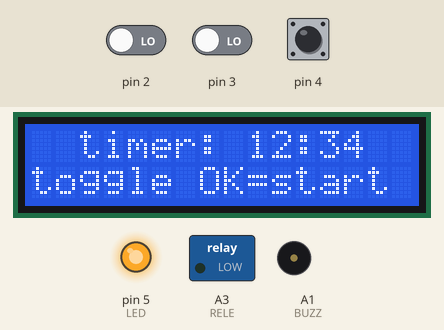
Simulated run of this sketch. Board: Arduino Uno, built with avr-gcc and run on an emulated ATmega328P. Parts: 16×2 character LCD, switched loads named in the sketch (green lamp = pin HIGH), output pins drawn as LEDs (lit = HIGH), buzzer (waves = sounding). Dashed ring = blinking. The inputs (shaded band) are chosen by the test bench; at power-on: pin 4 LOW, pin 2 LOW, pin 3 LOW. What the sketch prints to the serial monitor is not drawn.

Above: at 2.7 s.
2.8 s: pin 4 driven HIGH
At 4.21 s:
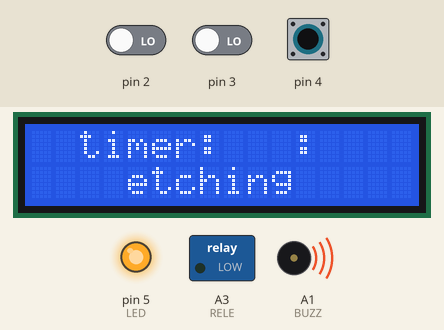
At 5.5 s:
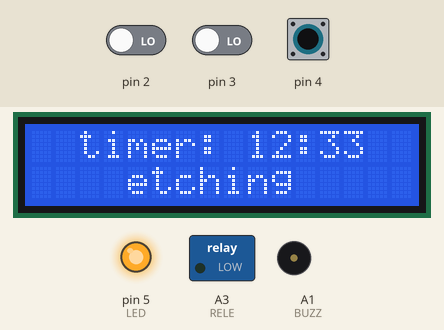
5.8 s: pin 4 pulsed LOW 2 times (0.12 s each, 0.3 s apart)
At 6.45 s:
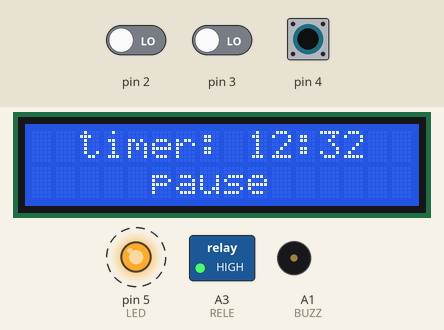
Timing chart, 0 to 9.4 s (numbered marks = the images above; inputs shaded):
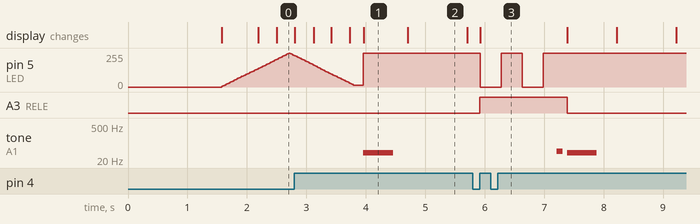

Measured:
- after the input at 2.8 s, tone on A1 (BUZZ): silent → 40 Hz after 1.2 s, → silent 0.50 s later; the display: first differs from a run without the input after 0.62 s (image 1 shows a later state)
- after the input at 5.8 s, pin 5 (LED): alternates 255/255 for 0.35 s and 0/255 for 0.35 s, 4 changes in all, then stays 255/255, starting after 0.13 s; A3 (RELE): LOW → HIGH after 0.12 s, → LOW 1.5 s later
- what the display in image 1 shows lasts 0.7 s, from 4.0 s to 4.7 s
- what the display in image 2 shows lasts 1.0 s, from 4.7 s to 5.7 s

The sketch:

etching_mashine_code.ino
```cpp
#include <LiquidCrystal.h>
//-----------------------------------------------------------------------
// инициализация экрана
//-----------------------------------------------------------------------
const uint8_t PIN_RS = 6;
const uint8_t PIN_EN = 8;
const uint8_t PIN_DB4 = 9;
const uint8_t PIN_DB5 = 10;
const uint8_t PIN_DB6 = 11;
const uint8_t PIN_DB7 = 12;
//в порядке:       RS   E DB4 DB5 DB6 DB7
LiquidCrystal lcd(PIN_RS, PIN_EN, PIN_DB4, PIN_DB5, PIN_DB6, PIN_DB7);
//LiquidCrystal lcd(13, 12, 8, 9, 10, 11);
//-----------------------------------------------------------------------


//-----------------------------------------------------------------------
// состояния конечного автомата
//-----------------------------------------------------------------------
enum State
{
    S1, // настройка первой цифры
    S2, // настройка второй цифры
    S3, // настройка третьей цифры
    S4, // настройка четвертой цирфы
    S5, // сигнализация старта
    S6, // отсчета таймера, работа компрессора, проверка нажатия кнопки
    S7, // режим паузы
    S8  // конечный экран
};
//-----------------------------------------------------------------------

State state = S1;  // объект состояний


uint8_t timer_pos_lcd[] = {9,10,12,13}; // позиция на самом экране
uint8_t timer_val[] = {1,2,3,4};       // значение каждой позиции
uint8_t timer_digit_num = 0;          // номер позиции от нуля до 3 слева направо каждой позиции
bool timer_pause = 0;                // флаг для прерывания таймера на паузу при нажатии кнопки
bool flag = 0;                      // флаг для индикация на экране выбранной цифры

unsigned long time_gone = 0; // отсчет пройденного времени для индикация выбранной цифры
uint32_t led_tmr = 0; // таймер для светодиода
uint8_t dir = 5;    // направление свечения таймера (ярче/тусклее)
uint8_t duty = 0;   // ШИМ значение яркости таймера


#define BUZZ A1 // пин пеьзопищалки
#define RELE A3 // пин реле
#define LED 5  // пин светодиода


class BUTTON // класс обработки кнопок
{
  public:

  BUTTON(byte pin) // конструктор класса
  {
     _pin = pin;
     pinMode(_pin, INPUT);
  }

  void tick() // функция обработки нажатия и зажатия
  {
    curr_state = digitalRead(_pin);

    // обработка нажатия кнопки
    if (curr_state && !flag && millis() - last_press > 250)
    {
      flag = true;
      press_flag = true; // флаг нажатия кнопки для метода нажатия
      last_press = millis();
    }
    // обработка отжатия кнопки после нажатия
    if (!curr_state && flag)
    {
      flag = false;
    }
    // обработка зажатия кнопки
    if (curr_state && !flag_long && millis() - last_press > 1000)
    {
      flag_long = true;
      long_press_flag = true; // флаг зажатия кнопки для метода зажатия
      last_press = millis();
    }
    // обработка отжатия кнопки после зажатия
    if (!curr_state && flag_long)
    {
      flag_long = false;
    }

  }

  bool isPress()
  {
    BUTTON::tick();

    if (press_flag) // если флаг поднят
    {
      press_flag = false; // опускает флаг
      return true;         // возвращает единицу
    }
    else
    {
      return false;
    }

  }

  bool isToggled()
  {
    BUTTON::tick();

    if (long_press_flag) // если флаг поднят
    {
      press_flag = false;      // опускает флаг
      long_press_flag = false; // возвращает единицу
      return true;
    }
    else
    {
      return false;
    }
  }

  void block_button_for(uint32_t tmr) // блокировка флагов кнопки на мс
  {
    while (millis() - last_press < tmr)
    {
      curr_state = 0; // мб залочить все фалги надо
    }
  }


  private:
    byte _pin;
    bool flag = 0;
    bool flag_long = 0;
    bool press_flag = 0;  // флаг нажатия кнопки
    bool long_press_flag = 0; // флаг долго нажатия кнопки
    bool curr_state = 0;    // флаг текущего состояния кнопки
    uint32_t last_press = 0;
};


// инициализируем кнопки на вход (стянуты на землю)
  BUTTON but_1(2);
  BUTTON but_2(3);
  BUTTON but_3(4);


void setup()
{

  Serial.begin(9600);

  lcd_start_screen(); // вызов начального окна
  lcd_menu();         // вызов меню

  //
  pinMode(BUZZ, OUTPUT);
  pinMode(RELE, OUTPUT);
  pinMode(LED, OUTPUT);
}


void loop()
{

  switch(state)
  {
    case S1: //1 настройка первой цифры
    led_blink_smooth();
    timer_digit_num = 0;
    lcd_print_timer();
    lcd_blink();
    if (but_1.isPress()) lcd_timer_up(); // если первая кнопка нажата, то увеличиваем таймер
    if (but_2.isPress()) lcd_timer_down(); // если вторая кнопка нажата, то уменьшаем таймер
    if (but_3.isToggled()) state = S5; // если третья кнопка зажата, то переходим в отсчет таймера
    if (but_3.isPress())
    {
      if (timer_digit_num != 3)
      {
        timer_digit_num++;
      }
      else
      {
        timer_digit_num = 0;
      }

      state = S2;// если третья кнопка нажата, то меняем на следующую позицию таймер
    }

  break;

  case S2: //2 настройка второй цифры
    led_blink_smooth();
    lcd_print_timer();
    lcd_blink();
    if (but_1.isPress()) lcd_timer_up(); // если первая кнопка нажата, то увеличиваем таймер
    if (but_2.isPress()) lcd_timer_down(); // если вторая кнопка нажата, то уменьшаем таймер
    if (but_3.isToggled()) state = S5; // если третья кнопка зажата, то переходим в отсчет таймера
    if (but_3.isPress())
    {
      if (timer_digit_num != 3)
      {
        timer_digit_num++;
      }
      else
      {
        timer_digit_num = 0;
      }
      state = S3;// если третья кнопка нажата, то меняем на следующую позицию таймер
    }

  break;

  case S3: //3 настройка третьей цифры
    led_blink_smooth();
    lcd_print_timer();
    lcd_blink();
    if (but_1.isPress()) lcd_timer_up(); // если первая кнопка нажата, то увеличиваем таймер
    if (but_2.isPress()) lcd_timer_down(); // если вторая кнопка нажата, то уменьшаем таймер
    if (but_3.isToggled()) state = S5; // если третья кнопка зажата, то переходим в отсчет таймера
    if (but_3.isPress())
    {
      if (timer_digit_num != 3)
      {
        timer_digit_num++;
      }
      else
      {
        timer_digit_num = 0;
      }
      state = S4;// если третья кнопка нажата, то меняем на следующую позицию таймер
    }

  break;

  case S4: //4 настройка четвертой цифры
    led_blink_smooth();
    lcd_print_timer();
    lcd_blink();
    if (but_1.isPress()) lcd_timer_up(); // если первая кнопка нажата, то увеличиваем таймер
    if (but_2.isPress()) lcd_timer_down(); // если вторая кнопка нажата, то уменьшаем таймер
    if (but_3.isToggled()) state = S5; // если третья кнопка зажата, то переходим в отсчет таймера
    if (but_3.isPress())
    {
      if (timer_digit_num != 3)
      {
        timer_digit_num++;
      }
      else
      {
        timer_digit_num = 0;
      }
      state = S1;// если третья кнопка нажата, то меняем на следующую позицию таймер
    }

  break;

  case S5: // бипер издает звук начала
    delay(150);
    tone(BUZZ, 40, 500);
    //timer_count();
    state = S6;
  break;

  case S6: // отсчет таймера
    Serial.println("State S6");
    digitalWrite(RELE, LOW);
    digitalWrite(LED, HIGH);

    lcd.clear();
    lcd.setCursor(2, 0);
    lcd.print("timer:");
    lcd.setCursor(11, 0);
    lcd.print(":");
    lcd.setCursor(4, 1);
    lcd.print("etching");

    timer_count();
    //delay(100);
    if (timer_pause) // если поднят флаг паузы, то переходим в режим паузы
    //if (button_statement(&but_3) == 0)
    {
      digitalWrite(RELE, HIGH);
      state = S7;   // ПЕРЕХОДИТ В СОСТОЯНИЕ S7
    } else {

      digitalWrite(RELE, HIGH);
      state = S8;
    }

  break;

  case S7:  // режим паузы
    Serial.println("State S7");
    if (timer_pause)
    {
      lcd.clear();
      lcd_print_timer();
      lcd.setCursor(5, 1);
      lcd.print("pause");
      timer_pause = 0;

    }

    led_blink(); // мигаем часто
    buzz_beep();  // пиликаем

    if (but_3.isToggled()) state = S5;

  break;

  case S8:  // окончание отсчета таймера
      lcd.clear();
      lcd.setCursor(2, 0);
      lcd.print("Etching");
      lcd.setCursor(5, 1);
      lcd.print("is done");

      tone(BUZZ, 5800, 1000);
      digitalWrite(LED, LOW);

      delay(2500);
      lcd.clear();
      lcd_menu();
      state = S1;

  break;

  }

}

//-----------------------------------------------------------------------
// стартовый экран устройства
//-----------------------------------------------------------------------
void lcd_start_screen()
{
  lcd.begin(16, 2);
  // Устанавливаем курсор в колонку 0 и строку 0
  lcd.clear();
  lcd.setCursor(0, 0);
  // Печатаем первую строку
  lcd.print("Etching machine");
  lcd.setCursor(0, 1);
  lcd.print("ver 1.1");
  delay(1500);
}
//-----------------------------------------------------------------------


//-----------------------------------------------------------------------
// меню настройки
//-----------------------------------------------------------------------
void lcd_menu()
{
  lcd.clear();
  /*lcd.setCursor(2, 0);
  lcd.print("timer:");
  lcd.setCursor(11, 0);
  lcd.print(":");
  */
  lcd.setCursor(0, 1);
  lcd.print("toggle OK=start");

  lcd_print_timer();
}
//-----------------------------------------------------------------------


//-----------------------------------------------------------------------
// функция индикации текущей цифры для настройки
//-----------------------------------------------------------------------
// эту функцию можно поменять на встроенную в библиотеку функцию

void lcd_blink()
{

  //if (millis() - but_1.last_press > 350 & millis() - but_2.last_press > 350 & millis() - but_3.last_press > 350)
 // {

    if (millis() - time_gone > 350)
      {
        time_gone = millis();
        flag = !flag;
      }

      if (flag)
      {
        lcd.setCursor(timer_pos_lcd[timer_digit_num], 0);
        lcd.print(timer_val[timer_digit_num]);
      }
      else
      {
        lcd.setCursor(timer_pos_lcd[timer_digit_num], 0);
        lcd.print(" ");
        delay(5); // задержка, чтобы цирфа успела исчезнуть надо пофиксить хз как
      }
 // }
}


//-----------------------------------------------------------------------


//-----------------------------------------------------------------------
// функция отсчета таймера
//-----------------------------------------------------------------------
void timer_count()
{

  while (1)
  {
    if (but_3.isPress())
    {
      timer_pause = 1;
      break; // если нажата 3 кнопка вовремя отсчета, то прерываемся
    }
    if (millis() - time_gone >= 1000)
    {
      time_gone = millis();

      if (timer_val[3] == 0) // проверка единиц секунд
      {
        if (timer_val[2] != 0) // проверка десяток секунд
        {
          timer_val[2] --;
          timer_val[3] = 9;
        }
        else if (timer_val[1] != 0) // проверка единиц минут
        {
          timer_val[1] --;
          timer_val[2] = 5;
          timer_val[3] = 9;
        }
        else if (timer_val[0] != 0) // проверка десяток минут
        {
          timer_val[0] --;
          timer_val[1] = 9;
          timer_val[2] = 5;
          timer_val[3] = 9;
        }
        else
        {
          break;
        }

    }
      else
      {
        timer_val[3]--;
      }

      lcd_print_timer();
    }
  }
}
//-----------------------------------------------------------------------


//-----------------------------------------------------------------------
// функция вывода таймера на экран
//-----------------------------------------------------------------------
void lcd_print_timer()
{
  lcd.setCursor(2, 0);
  lcd.print("timer:");
  lcd.setCursor(11, 0);
  lcd.print(":");
  for (int i = 0; i <= 3; i++)
  {
    lcd.setCursor(timer_pos_lcd[i], 0); // выставляем курсор на нужную позицию
    lcd.print(timer_val[i]);
  }
}
//-----------------------------------------------------------------------


//-----------------------------------------------------------------------
// счет таймера вверх
//-----------------------------------------------------------------------
void lcd_timer_up()
{
  uint8_t max = 5;
  if (timer_digit_num == 2)
  {
    if (timer_val[timer_digit_num] != max)
    {
      timer_val[timer_digit_num]++;
    }
    else
    {
      timer_val[timer_digit_num] = 0;
    }
  }
  else
  {
    max = 9;
    if (timer_val[timer_digit_num] != max)
    {
      timer_val[timer_digit_num]++;
    }
    else
    {
      timer_val[timer_digit_num] = 0;
    }
  }

}
//-----------------------------------------------------------------------


//-----------------------------------------------------------------------
// счет таймера вниз
//-----------------------------------------------------------------------
void lcd_timer_down()
{
  uint8_t max = 5;
  if (timer_digit_num == 2)
  {
    if (timer_val[timer_digit_num] != 0)
    {
      timer_val[timer_digit_num]--;
    }
    else
    {
      timer_val[timer_digit_num] = max;
    }
  }
  else
  {
    max = 9;
    if (timer_val[timer_digit_num] != 0)
    {
      timer_val[timer_digit_num]--;
    }
    else
    {
      timer_val[timer_digit_num] = max;
    }
  }

}


void led_blink()
{

  if (millis() - led_tmr > 350)
  {
    led_tmr = millis();
    digitalWrite(LED, !digitalRead(LED));
  }

}

void led_blink_smooth()
{

  if (millis() - led_tmr > 20)
  {
    led_tmr = millis();
    duty += dir;
    if (duty >= 255 || duty <= 0) dir = -dir;
    analogWrite(LED, duty);
  }

}

void buzz_beep()
{
  if (millis() - time_gone > 1500)
    {
      time_gone = millis();
      tone(BUZZ, 45, 100);
    }
}

//-----------------------------------------------------------------------

// где то ддублируется вывод текста на экран надо исправить
// сделать енум для вывода разных экранов или запихнуть в функции | сделано, ну вроде как
// сделать глобальный флаг блокировки нажатия кнопки после паузы, чтобы избежать нажатия
```
